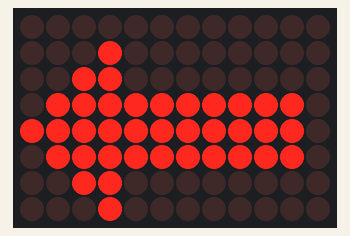
The sketch below on a simulated Arduino Uno R4 WiFi. On the bench: 12×8 LED matrix.

Above: at 0.1 s.
At 1.1 s:
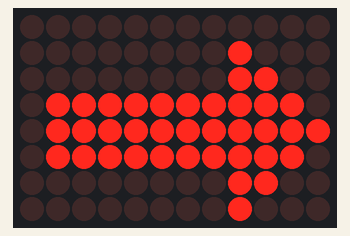

Measured:
- what the display in image 1 shows lasts 1.0 s, from 1.0 s to 2.0 s

The sketch:

diy19_4_3.ino
```cpp
// 繪製點陣圖像

#include "Arduino_LED_Matrix.h"

ArduinoLEDMatrix matrix;

const uint32_t leftArrow[] = {  // 左箭頭圖案
  0x10030,
  0x7FEFFE7,
  0xFE300100
};

const uint32_t rightArrow[] = {  // 右箭頭圖案
  0x800,
  0xC7FE7FF7,
  0xFE00C008
};

void setup() {
  matrix.begin();
}

void loop(){
  matrix.loadFrame(leftArrow);  // 載入並顯示左箭頭
  delay(1000);
  matrix.loadFrame(rightArrow); // 載入並顯示右箭頭
  delay(1000);
}
```
